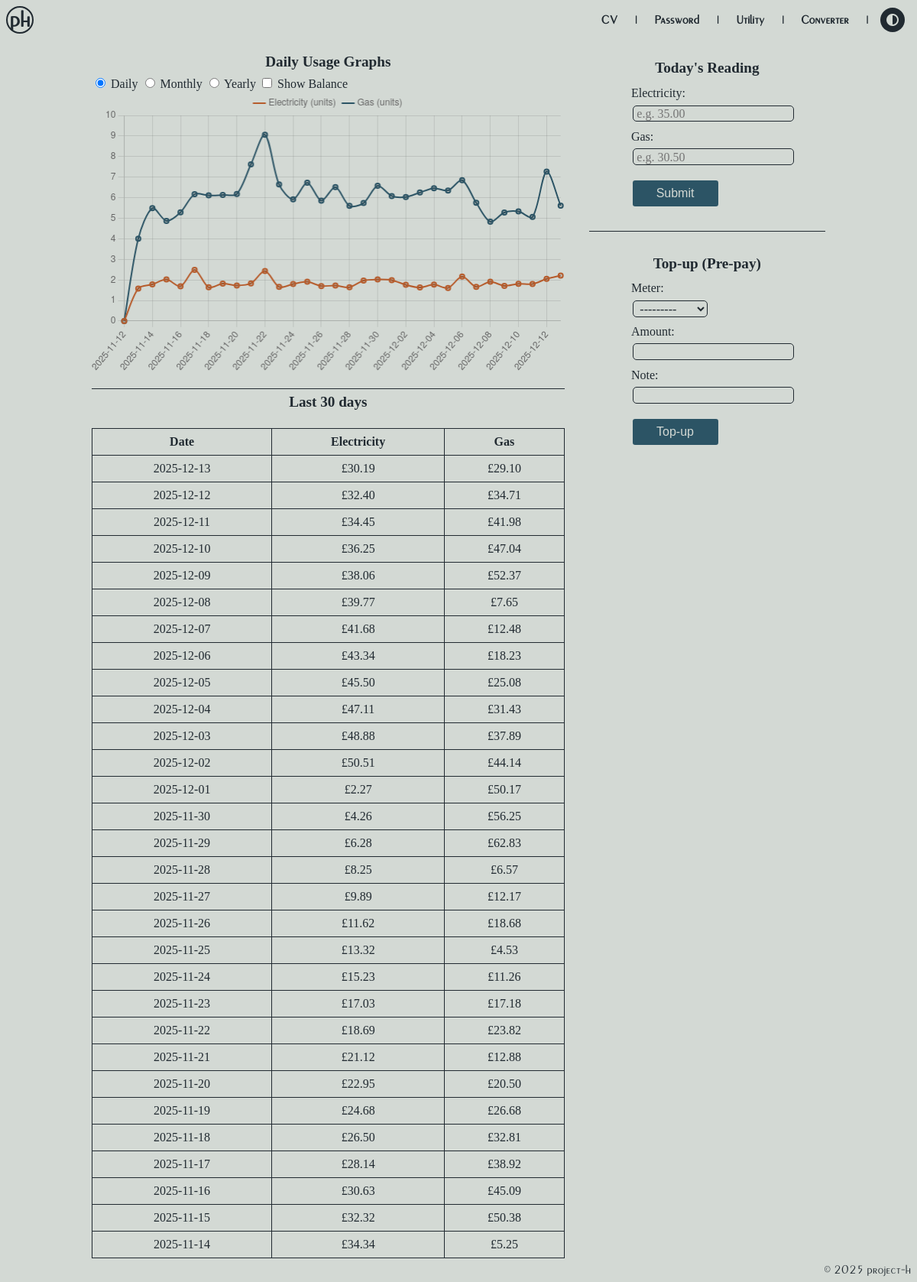
The page /utility on the database its author committed.
### utilitytracker/models.py (models this page shows, shortened)
class UtilityReading(models.Model):
    date = models.DateField(default=timezone.now, unique=True)
    electricity = models.DecimalField(max_digits=10, decimal_places=2, null=True, blank=True)
    gas = models.DecimalField(max_digits=10, decimal_places=2, null=True, blank=True)
    class Meta:
        ordering = ['date']

### utilitytracker/views.py (the view, shortened to what this page needs)
# urls.py: path('utility', utility, name='utility'),
def utility(request):
    reading_form = UtilityReadingForm()
    topup_form = TopUpForm()
    readings_qs = UtilityReading.objects.all().order_by('date')  # ascending
    readings = list(readings_qs)
    topups_qs = TopUp.objects.all().order_by('date')  # ascending
    topups = list(topups_qs)
    topups_by_date = {}
    for t in topups:
        d = t.date.date()
        topups_by_date.setdefault(d, []).append(t)
    chart_dates = []
    elec_usage = []
    gas_usage = []
    elec_readings = []  # the raw meter reading at each date (for display)
    gas_readings = []
    prev = None
    for r in readings:
        if prev is None:
            prev = r
            chart_dates.append(r.date.isoformat())
            elec_readings.append(float(r.electricity) if r.electricity is not None else None)
            gas_readings.append(float(r.gas) if r.gas is not None else None)
            elec_usage.append(0.0)
            gas_usage.append(0.0)
            continue
        start_dt = prev.date
        end_dt = r.date
        elec_topups_sum = Decimal('0.00')
        gas_topups_sum = Decimal('0.00')
        for t in topups:
            t_date = t.date.date()
            if start_dt < t_date <= end_dt:
                if t.meter == 'electricity':
                    elec_topups_sum += Decimal(t.amount)
                elif t.meter == 'gas':
                    gas_topups_sum += Decimal(t.amount)
        eu = 0.0
        gu = 0.0
        if prev.electricity is not None and r.electricity is not None:
            try:
                eu_calc = (Decimal(prev.electricity) - (Decimal(r.electricity) - elec_topups_sum))
                eu = float(eu_calc) if eu_calc > 0 else 0.0
            except (InvalidOperation, TypeError):
                eu = 0.0
        if prev.gas is not None and r.gas is not None:
            try:
                gu_calc = (Decimal(prev.gas) - (Decimal(r.gas) - gas_topups_sum))
                gu = float(gu_calc) if gu_calc > 0 else 0.0
            except (InvalidOperation, TypeError):
                gu = 0.0
        chart_dates.append(r.date.isoformat())
        elec_usage.append(round(eu, 2))
        gas_usage.append(round(gu, 2))
        elec_readings.append(float(r.electricity) if r.electricity is not None else None)
        gas_readings.append(float(r.gas) if r.gas is not None else None)
        prev = r
    today = timezone.now().date()
    last_30_dates = [today - timedelta(days=i) for i in reversed(range(30))]  # oldest -> newest
    readings_map = {r.date: r for r in readings}
    last_30_rows = []
    for d in reversed(last_30_dates):
        r = readings_map.get(d)
        if r and (r.electricity is not None or r.gas is not None):
            last_30_rows.append({
                'date': d.isoformat(),
                'electricity': float(r.electricity) if (r and r.electricity is not None) else None,
                'gas': float(r.gas) if (r and r.gas is not None) else None,
            })
    recent_topups = TopUp.objects.all().order_by('-date')[:50]
    chart_payload = {
        'dates': chart_dates,
        'elec_usage': elec_usage,
        'gas_usage': gas_usage,
        'elec_readings': elec_readings,
        'gas_readings': gas_readings,
        'topups': [
            {'date': t.date.isoformat(), 'meter': t.meter, 'amount': float(t.amount), 'note': t.note}
            for t in recent_topups
        ]
    }
    context = {
        'reading_form': reading_form,
        'topup_form': topup_form,
        'chart_payload': chart_payload,
        'last_30_rows': last_30_rows,
        'recent_topups': recent_topups,
    }
    return render(request, 'utility_home.html', context)

### utilitytracker/forms.py
class UtilityReadingForm(forms.ModelForm):
    class Meta:
        model = UtilityReading
        fields = ['electricity', 'gas']
        widgets = {
            'electricity': forms.NumberInput(attrs={'class': 'ph-field', 'step': '0.01', 'placeholder': 'e.g. 35.00'}),
            'gas': forms.NumberInput(attrs={'class': 'ph-field', 'step': '0.01', 'placeholder': 'e.g. 30.50'}),
        }

class TopUpForm(forms.ModelForm):
    class Meta:
        model = TopUp
        fields = ['meter', 'amount', 'note']
        widgets = {
            'meter': forms.Select(attrs={'class': 'ph-field'}),
            'amount': forms.NumberInput(attrs={'class': 'ph-field', 'step': '0.01'}),
            'note': forms.TextInput(attrs={'class': 'ph-field'}),
        }

### utilitytracker/templates/utility_home.html (shortened to what this page needs)
{% extends "home.html" %}
{% load static %}
{% block content %}
<div class="utility-container home-body">
  <div class="utility-left">
    <div class="ph-heading">Daily Usage Graphs</div>
    <div class="graph-controls">
      <label><input type="radio" name="viewMode" value="daily" checked> Daily</label>
      <label><input type="radio" name="viewMode" value="monthly"> Monthly</label>
      <label><input type="radio" name="viewMode" value="yearly"> Yearly</label>
      <label><input type="checkbox" id="showBalance"> Show Balance</label>
    </div>
    <canvas id="consumptionChart" height="180"></canvas>
    <br>
    <div class="ph-heading">Last 30 days</div>
    <table class="ph-table">
      <thead><tr><th>Date</th><th>Electricity</th><th>Gas</th></tr></thead>
      <tbody>
      {% for r in last_30_rows %}
        <tr><td>{{ r.date }}</td><td>£{{ r.electricity|floatformat:2 }}</td><td>£{{ r.gas|floatformat:2 }}</td></tr>
      {% empty %}
        <tr><td colspan="3">No readings yet</td></tr>
      {% endfor %}
      </tbody>
    </table>
  </div>
  <div class="utility-right">
    <div class="ph-form ph-center">
      <div class="ph-heading">Today's Reading</div>
      <form method="POST">
        <div class="ph-label">{{ reading_form.electricity.label_tag }}</div><br>
        <div class="ph-space">{{ reading_form.electricity }}</div><br>
        <div class="ph-label">{{ reading_form.gas.label_tag }}</div><br>
        <div class="ph-space">{{ reading_form.gas }}</div><br>
        <button class="ph-button" name="submit_reading" type="submit">Submit</button>
      </form>
    </div>
    <div class="ph-form ph-center">
      <div class="ph-heading">Top-up (Pre-pay)</div>
      <form method="POST">
        <div class="ph-label">{{ topup_form.meter.label_tag }}</div><br>
        <div class="ph-space">{{ topup_form.meter }}</div><br>
        <div class="ph-label">{{ topup_form.amount.label_tag }}</div><br>
        <div class="ph-space">{{ topup_form.amount }}</div><br>
        <div class="ph-label">{{ topup_form.note.label_tag }}</div><br>
        <div class="ph-space">{{ topup_form.note }}</div><br>
        <button class="ph-button" name="submit_topup" type="submit">Top-up</button>
      </form>
    </div>
  </div>
</div>
{% endblock %}
{% block script %}
  <script>
    window.chartPayload = {{ chart_payload|safe }};
  </script>
{% endblock %}

### home/templates/home.html (shortened to what this page needs)
{% load static %}
<!DOCTYPE html>
<html>
    <head>
        <link rel="stylesheet" href="{% static 'css/home-style.css'%}">
    </head>
    <body id="top">
        <header class="ph-header">
            <a href="{% url 'home' %}">
                <div class="ph-logo ph-hover">
                    ph
                </div>
            </a>
            <nav class="home-nav text-shadow">
                <div class="home-nav-label">
                    <a id="desktop-nav"  class="ph-hover" href="{% url 'cv' %}">CV</a>
                </div>
                <div id="desktop-nav">|</div>
                <div class="home-nav-label">
                    <a id="desktop-nav" class="ph-hover" href="{% url 'passgen' %}">Password</a>
                </div>
                <div id="desktop-nav">|</div>
                <div class="home-nav-label">
                    <a id="desktop-nav" class="ph-hover" href="{% url 'utility' %}">Utility</a>
                </div>
                <div id="desktop-nav">|</div>
                <div class="home-nav-label dropdown">
                    <a id="desktop-nav" class="ph-hover dropdown-toggle" href="#">Converter</a>
                </div>
                <div id="desktop-nav">|</div>
                <label class="theme-toggle-label" for="theme-toggle">
                    <div class="theme-toggle-circle"><i class="fa-solid fa-circle-half-stroke"></i></div>
                </label>
            </nav>
        </header>
        <main>
            {% block content %}{% endblock %}
        </main>
        <footer class="ph-footer">
            &copy; 2025 project-h
        </footer>
        {% block script %}{% endblock %}
    </body>
</html>

### static/css/home-style.css (style rules this page uses)
:root { --button-color: #2C5465; --hover-color: #5F7D8B; --bg-color: #D3D9D4; --text-color: #212A31; --warning-color: #B65C2C; --text-shadow-light: rgba(33, 42, 49, 0.5); }
html { scroll-behavior: smooth;; }
body { background-color: var(--bg-color); color: var(--text-color); font-family: Peignot; margin: 4rem 0 0 0; padding: 0; }
.ph-button { padding: 0.5rem; margin: 1rem; background-color: var(--button-color); color: var(--bg-color); border: none; border-radius: 0.2rem; cursor: pointer; width: 7rem; font-size: 1rem; }
.ph-center { margin: 0 auto; }
.ph-heading { display: flex; justify-content: center; align-items: center; padding: 0.4rem; color: var(--text-color); margin: auto 0.5rem; font: bold 1.2rem Gotu; }
.ph-label { display: inline-block; padding: 0.4rem; color: var(--text-color); margin: auto auto auto 0.5rem; }
.ph-field { border: 0.05rem solid var(--text-color); border-radius: 5px; padding: 0.1rem 0.3rem 0 0.3rem; background-color: var(--bg-color); font: 1rem Gotu; color: var(--text-color); }
.ph-form { flex-direction: column; gap: 0.5rem; margin-top: 0.5rem; }
.dropdown { position: relative; display: inline-block; }
.dropdown-toggle { color: var(--text-color); text-decoration: none; cursor: pointer; display: flex; align-items: center; gap: 0.3rem; }
.ph-hover { transition: text-shadow 0.3s ease-in-out, filter 0.3s ease-in-out; }
.text-shadow { text-shadow: var(--text-shadow); }
.ph-logo { display: flex; height: 2rem; width: 2rem; border-radius: 50%; border: 2px solid var(--text-color); justify-content: center; align-items: center; font-size: 1.8rem; font-weight: bolder; color: var(--text-color); font-family: Peignot; text-shadow: var(--text-shadow); cursor: pointer; }
a { text-decoration: none; color: var(--button-color); }
.ph-space { margin-left: 1rem; height: 0.5rem; }
.ph-header { display: flex; position: fixed; top: 0; left: 0; justify-content: space-between; align-items: center; width: 100%; box-sizing: border-box; padding: 0.5rem; background-color: var(--bg-color); }
.home-nav { display: flex; align-items: center; gap: 0.5rem; font-weight: bold;; }
.home-nav a { color: var(--text-color); }
.home-nav-label { padding: 0.4rem; color: var(--text-color); margin: auto 0.5rem; }
.utility-container { display:flex; gap:2rem; width:90%; margin:auto; }
.ph-table { width: 100%; border-collapse: collapse; margin-top: 1rem; }
.ph-table th, .ph-table td { border: 1px solid var(--text-color); padding: 0.5rem; text-align: center; }
.utility-left { flex:2; min-width:320px; }
.utility-right { flex:1; min-width:280px; display:flex; flex-direction:column; gap:1rem; }
.home-body { font-family: Gotu; font-size: 1rem; width: 80vw; margin: auto; flex: 1; }
.theme-toggle-label { display: flex; align-items: center; cursor: pointer; padding: 0 0.5rem; }
.theme-toggle-circle { width: 32px; height: 32px; background-color: var(--text-color); color: var(--bg-color); text-shadow: var(--text-shadow-invert); border-radius: 50%; display: flex; justify-content: center; align-items: center; font-size: 1rem; transition: background-color 0.8s, color 0.8s, box-shadow 0.8s; }
.ph-footer { display: flex; box-sizing: border-box; justify-content: flex-end; bottom: 0; width: 100%; height: 100%; padding: 0.5rem; }

### rows shown on the page
UtilityReading: date "2025-12-13", electricity "30.19", gas "29.10"
UtilityReading: date "2025-12-12", electricity "32.40", gas "34.71"
UtilityReading: date "2025-12-11", electricity "34.45", gas "41.98"
UtilityReading: date "2025-12-10", electricity "36.25", gas "47.04"
UtilityReading: date "2025-12-09", electricity "38.06", gas "52.37"
UtilityReading: date "2025-12-08", electricity "39.77", gas "7.65"
UtilityReading: date "2025-12-07", electricity "41.68", gas "12.48"
UtilityReading: date "2025-12-06", electricity "43.34", gas "18.23"
UtilityReading: date "2025-12-05", electricity "45.50", gas "25.08"
UtilityReading: date "2025-12-04", electricity "47.11", gas "31.43"
UtilityReading: date "2025-12-03", electricity "48.88", gas "37.89"
UtilityReading: date "2025-12-02", electricity "50.51", gas "44.14"
UtilityReading: date "2025-12-01", electricity "2.27", gas "50.17"
UtilityReading: date "2025-11-30", electricity "4.26", gas "56.25"
UtilityReading: date "2025-11-29", electricity "6.28", gas "62.83"
UtilityReading: date "2025-11-28", electricity "8.25", gas "6.57"
UtilityReading: date "2025-11-27", electricity "9.89", gas "12.17"
UtilityReading: date "2025-11-26", electricity "11.62", gas "18.68"
UtilityReading: date "2025-11-25", electricity "13.32", gas "4.53"
UtilityReading: date "2025-11-24", electricity "15.23", gas "11.26"
UtilityReading: date "2025-11-23", electricity "17.03", gas "17.18"
UtilityReading: date "2025-11-22", electricity "18.69", gas "23.82"
UtilityReading: date "2025-11-21", electricity "21.12", gas "12.88"
UtilityReading: date "2025-11-20", electricity "22.95", gas "20.50"
UtilityReading: date "2025-11-19", electricity "24.68", gas "26.68"
UtilityReading: date "2025-11-18", electricity "26.50", gas "32.81"
UtilityReading: date "2025-11-17", electricity "28.14", gas "38.92"
UtilityReading: date "2025-11-16", electricity "30.63", gas "45.09"
UtilityReading: date "2025-11-15", electricity "32.32", gas "50.38"
UtilityReading: date "2025-11-14", electricity "34.34", gas "5.25"

### other values the page prints
{{ reading_form.electricity.label_tag }} "Electricity:"
{{ reading_form.gas.label_tag }} "Gas:"
{{ topup_form.meter.label_tag }} "Meter:"
{{ topup_form.amount.label_tag }} "Amount:"
{{ topup_form.note.label_tag }} "Note:"
